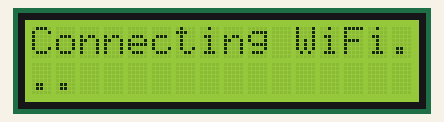
This sketch was run on a simulated ESP32. Shown: 16×2 character LCD. WiFi joins after 1.5 s; servers stay silent unless stated; network time is answered at once with the bench clock; the local clock reads 2024-03-15 10:24:30 at power-on unless the sketch sets it; what the sketch prints to the serial monitor is not drawn.

Above: at 1.2 s.
At 1.7 s:
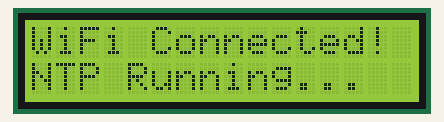
At 3.8 s:
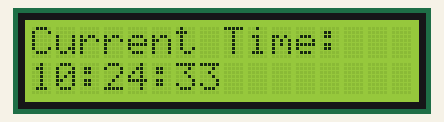
At 11.9 s:
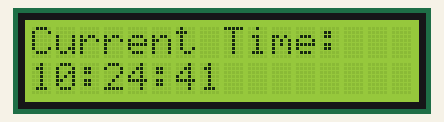
At 21.1 s:
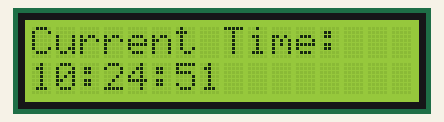
At 38.5 s:
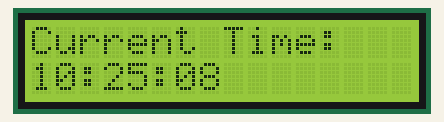

Measured:
- what the display in image 0 shows lasts 0.6 s, from 1.1 s to 1.7 s
- what the display in image 1 shows lasts 2.0 s, from 1.7 s to 3.7 s
- what the display in image 2 shows lasts 1.0 s, from 3.7 s to 4.7 s

The sketch:

time.ino
```cpp
#include <NTPClient.h>
#include <WiFiUdp.h>
#include <WiFi.h>
#include <LiquidCrystal_I2C.h> // Thư viện LCD

// Khai báo đối tượng LCD (Địa chỉ I2C, số cột, số dòng)
LiquidCrystal_I2C lcd(0x27, 16, 2);

WiFiUDP ntpUDP;
NTPClient timeClient(ntpUDP, "pool.ntp.org", 7*3600); // múi giờ VN +7


const char* ssid = "HiimTus";
const char* password = "12345678bangchu";

void setup(){
    Serial.begin(115200);

    Wire.begin(21,22);

    // 1. Khởi tạo LCD ngay từ đầu
    lcd.init();
    lcd.backlight();
    lcd.print("Connecting WiFi...");

    Serial.print("Connecting WiFi");

    // 2. Kết nối WiFi
    WiFi.begin(ssid, password);

    while (WiFi.status() != WL_CONNECTED) {
        delay(500);
        Serial.print(".");
        // Hiển thị trạng thái chấm trên LCD
        lcd.setCursor(0, 1);
        lcd.print("                "); // Xóa dòng
        lcd.setCursor(0, 1);
        for (int i = 0; i < (millis() / 500) % 16; i++) {
          lcd.print(".");
        }
    }

    Serial.println();
    Serial.println("WiFi Connected");

    // 3. Khởi tạo NTP SAU KHI WiFi đã kết nối ổn định
    timeClient.begin();

    // Thông báo thành công trên LCD
    lcd.clear();
    lcd.print("WiFi Connected!");
    lcd.setCursor(0, 1);
    lcd.print("NTP Running...");

    delay(2000);
    lcd.clear();
}

void loop() {
    timeClient.update();

    String formattedTime = timeClient.getFormattedTime(); // Lấy giờ (HH:MM:SS)

    // In ra Serial
    Serial.println(formattedTime);

    // In ra LCD
    // Dòng 1: Tiêu đề
    lcd.setCursor(0, 0);
    lcd.print("Current Time:");

    // Dòng 2: Thời gian thực
    lcd.setCursor(0, 1);
    lcd.print(formattedTime);

    delay(1000); // Cập nhật mỗi giây
}
```
